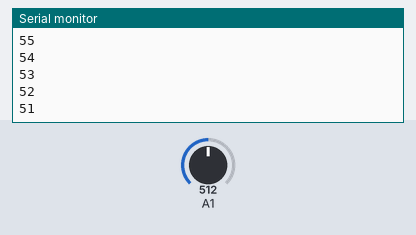
Simulated run of this sketch. Board: Arduino Uno, built with avr-gcc and run on an emulated ATmega328P. On the bench: the last lines printed to the serial monitor. Inputs (shaded band) come from the test bench; at power-on: A1 = 512.

Above: at 1.2 s.
1.3 s: A1 set to 716
At 2.5 s:
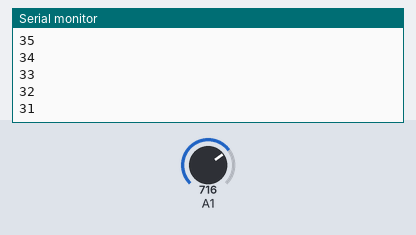
2.8 s: A1 set to 900
At 3.8 s:
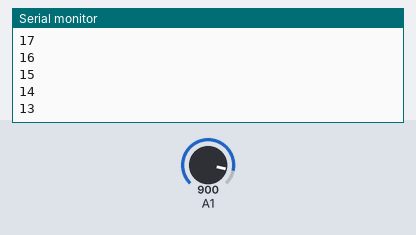
Timing chart, 0 to 5.8 s (numbered marks = the images above; inputs shaded):
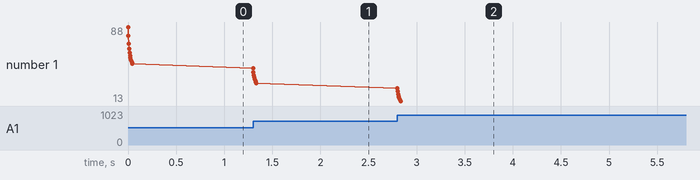

The sketch:

Volume_Control.ino.ino
```cpp
long valStabel = 0;
long potval = 0;
int potvalold = 0;
bool conf = true;
int intsetup = 111;
int printint = 0;


void setup() {
  Serial.begin(9600);
}


void loop() {

  if (conf == false)
  {
    Serial.println(intsetup);
    }
  if (conf == true){
 potval = analogRead(A1);
 valStabel +=  (potval - valStabel)/4;
 potval = (valStabel*100/1020);


 if (potvalold != potval)
 {
  printint = 100-potval;
  Serial.println(printint);
   potvalold = (valStabel*100/1020);


  }
  }


}
```

Measured:
- after the input at 1.3 s, the serial monitor: prints a new line at once (image 1)
- after the input at 2.8 s, the serial monitor: prints a new line at once (image 2)
- plotted number 1: 51 → 31 after the input at 1.3 s, 31 → 13 after the input at 2.8 s
